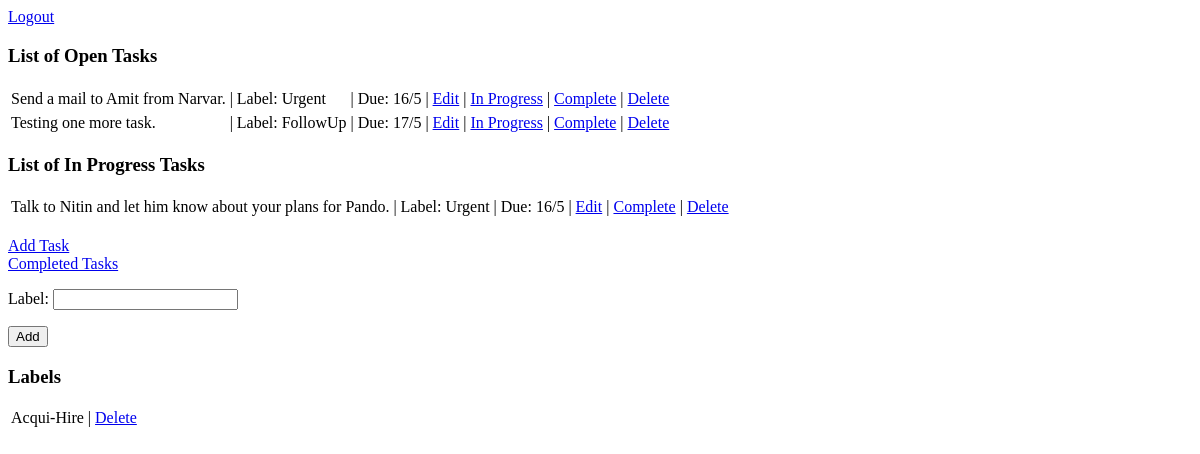
Page /tasks/ (signed in) on the earlier database version.
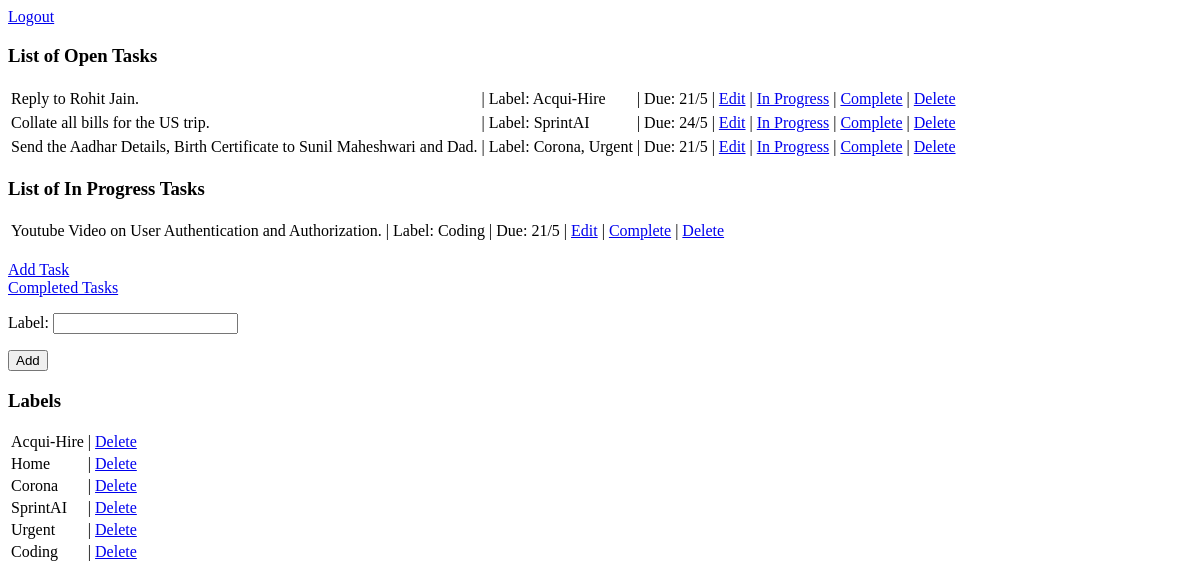
Same page on the later database version.
### tasks/models.py (models this page shows, shortened)
class Tasks(models.Model):
    task_details = models.CharField('Details', max_length=500)
    task_create_time = models.DateTimeField('Task Creation Time')
    task_due_date = models.DateField('Task Due Date', null=True)
    task_last_updated_time = models.DateTimeField('Task Last Update Time')
    task_completed_time = models.DateTimeField('Task Completion Time', null=True)
    task_order_status_master = (('Open','Open'), ('Done', 'Done'), ('In Progress', 'In Progress'), ('Deleted', 'Deleted'))
    task_status = models.CharField(choices= task_order_status_master, default = 'Open', max_length=100)
    task_category = models.CharField('Task Category', max_length=200, null = True)
    task_label = models.CharField('Task Label', max_length=200, null = True)

class Labels(models.Model):
    label_name = models.CharField('Label', max_length = 100)
    label_status_master = (('Active','Active'), ('Deleted', 'Deleted'))
    label_status = models.CharField(choices= label_status_master, default = 'Active', max_length=100)
    label_create_time = models.DateTimeField('Label Creation Time')
    label_delete_time = models.DateTimeField('Label Completion Time', null=True)

### tasks/views.py (the view)
# urls.py: path('', views.index, name='index'),
def index(request):
    if request.method == "POST":
        form = LabelCreationForm(request.POST)
        if form.is_valid():
            label = form.save(commit=False)
            label.label_create_time = timezone.now()
            label.save()
            form = LabelCreationForm()
            context = home_page_context()
            context['form'] = form
            return render(request, 'tasks/index.html', context)
    else:
        form = LabelCreationForm()
        context = home_page_context()
        context['form'] = form
        return render(request, 'tasks/index.html', context)

### tasks/forms.py
class LabelCreationForm(forms.ModelForm):
    class Meta:
        model = Labels
        fields = ('label_name',)

### tasks/views.py (called while the page is built)
def home_page_context():
    tasks_not_done = Tasks.objects.exclude(task_status = 'Done')
    tasks_not_done = tasks_not_done.exclude(task_status = 'Deleted')
    tasks_not_done = tasks_not_done.exclude(task_status = 'In Progress')
    tasks_in_progress = Tasks.objects.filter(task_status = 'In Progress')
    label_list = Labels.objects.filter(label_status = 'Active')
    date_today = timezone.now().date()
    context = { 'tasks_not_done': tasks_not_done, 'tasks_in_progress': tasks_in_progress, 'label_list':label_list, 'date_today' : date_today}
    return context

### tasks/templates/tasks/index.html (shortened to what this page needs)
{% if user.is_authenticated %}
    <a href="/tasks/logout/">Logout</a>
    <h3> List of Open Tasks</h3>
    {% if tasks_not_done %}
        <table>
            <tbody>
            {% for task in tasks_not_done %}
                    <td> {{task.task_details}}</td>
                    <td> | Label: {{task.task_label}}</td>
                    <td> | Due: {{task.task_due_date.day}}/{{task.task_due_date.month}} </td>
                    <td> | <a href="/tasks/{{task.id}}/edit/">Edit</a></td>
                    <td> | <a href="/tasks/{{task.id}}/inprogress/">In Progress</a></td>
                    <td> | <a href="/tasks/{{task.id}}/complete/">Complete</a></td>
                    <td> | <a href="/tasks/{{task.id}}/delete_home/">Delete</a></td>
            {% endfor %}
            </tbody>
            </table>
    {% else %}
        <p>There are no open tasks right now.</p>
    {% endif %}
    <h3> List of In Progress Tasks</h3>
    {% if tasks_in_progress %}
        <table>
            <tbody>
            {% for task in tasks_in_progress %}
                <tr>
                    <td> {{task.task_details}}</td>
                    <td> | Label: {{task.task_label}}</td>
                    <td> | Due: {{task.task_due_date.day}}/{{task.task_due_date.month}} </td>
                    <td> | <a href="/tasks/{{task.id}}/edit/">Edit</a></td>
                    <td> | <a href="/tasks/{{task.id}}/complete/">Complete</a></td>
                    <td> | <a href="/tasks/{{task.id}}/delete_home/">Delete</a></td>
                </tr>
            {% endfor %}
            </tbody>
            </table>
    {% else %}
        <p>There are no tasks in progress right now.</p>
    {% endif %}
    <a href="/tasks/task_add/">Add Task</a> <br>
    <a href="/tasks/completed/">Completed Tasks</a> <br>
    <form method="POST" class="label-form">{% csrf_token %}
        {{ form.as_p }}
        <button type="submit" class="save btn btn-default">Add</button>
    </form>
    <h3> Labels </h3>
    {% if label_list %}
        <table>
            <tbody>
            {% for label in label_list %}
                <tr>
                    <td> {{label.label_name}}</td>
                    <td> | <a href="/tasks/{{label.id}}/label_delete/">Delete</a></td>
                </tr>
            {% endfor %}
            </tbody>
        </table>
    {% else %}
        <p>There are no labels to show right now.</p>
    {% endif %}
{% else %}
    <p><a href="/tasks/login/">Login here</a></p>
{% endif %}

Differences in the rows shown:
no longer on this page (row edited): Tasks: task_details "Send a mail to Amit from Narvar.", task_label "Urgent", task_due_date.day "16", task_due_date.month "5", shown under "List of Open Tasks"
no longer on this page (row edited): Tasks: task_details "Testing one more task.", task_label "FollowUp", task_due_date.day "17", task_due_date.month "5", shown under "List of Open Tasks"
no longer on this page (row edited): Tasks: task_details "Talk to Nitin and let him know about your plans for Pando.", task_label "Urgent", task_due_date.day "16", task_due_date.month "5", shown under "List of In Progress Tasks"
added Tasks: task_details "Reply to Rohit Jain.", task_label "Acqui-Hire", task_due_date.day "21", task_due_date.month "5", shown under "List of Open Tasks"
added Tasks: task_details "Collate all bills for the US trip.", task_label "SprintAI", task_due_date.day "24", task_due_date.month "5", shown under "List of Open Tasks"
added Tasks: task_details "Send the Aadhar Details, Birth Certificate to Sunil Maheshwari and Dad.", task_label "Corona, Urgent", task_due_date.day "21", task_due_date.month "5", shown under "List of Open Tasks"
added Tasks: task_details "Youtube Video on User Authentication and Authorization.", task_label "Coding", task_due_date.day "21", task_due_date.month "5", shown under "List of In Progress Tasks"
added Labels: label_name "Home"
added Labels: label_name "Corona"
added Labels: label_name "SprintAI"
added Labels: label_name "Urgent"
added Labels: label_name "Coding"
